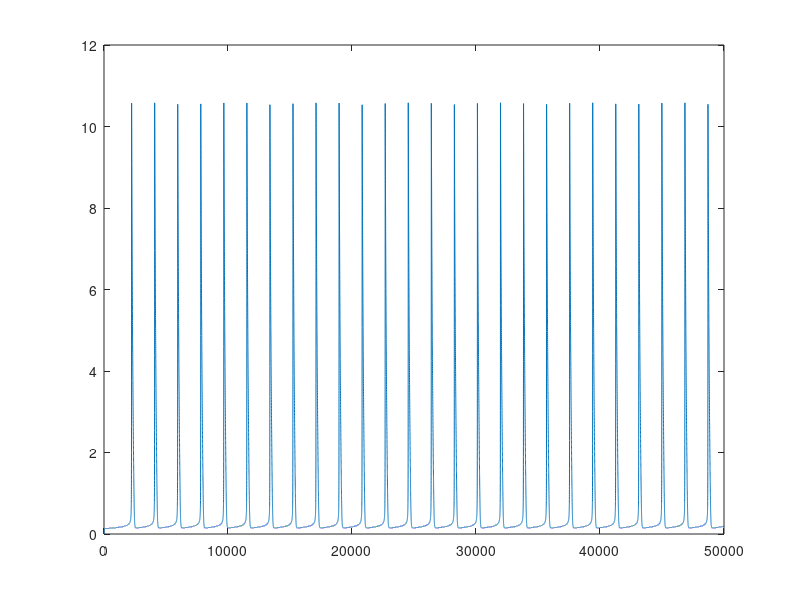

Reproduce this figure in MATLAB.
%Single cell Fitzhugh Nagumo model
clear
%initial condition
v=0.0;%initial fast variable;it can be above or below threshold and weget the action potential accordingly
w=0;%initial slow variable value
A=4.3;
B=0.7;
t=5e2;
del_t=0.01;


for i=1:ceil(t/del_t),
%running Fitzhugh Nagumo equation
%if i<ceil(.5/del_t)
   % I=0.01;
%else
    %I=0;
%end
del_v=B - (A+1)*v + (v.^2).*w;
del_w=(A*v - v.^2.*w);

%Euler method
v=v+del_v*del_t;
w=w+del_w*del_t;
%increment the values to the new set of values 

vf(i)=v;
wf(i)=w;
end;
 %vf1=vf(1,2001:23580);
 %wf1=wf(1,2001:23580);
 plot(vf)
%plot(vf(1,1253:23580),wf(1253:23580))
%save(sprintf('A_%1.2f_B_%1.2f_singlecell.mat',A,B));